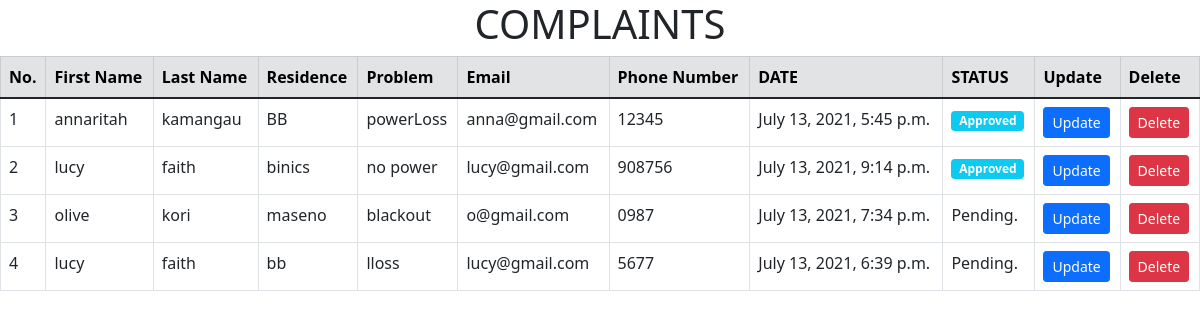
Page /admin_panel/ on the committed database.
### complaint/models.py (models this page shows, shortened)
class Complaint(models.Model):
    first_name = models.CharField(max_length=30)
    last_name = models.CharField(max_length=30)
    residence = models.CharField(max_length=50)
    problem = models.CharField(max_length=50)
    email = models.CharField(max_length=50)
    phone_number = models.CharField(max_length=20)
    date = models.DateTimeField(auto_now_add=True)
    status = models.CharField(max_length=50, default= '')

### complaint/views.py (the view)
# urls.py: path('admin_panel/', views.admin_panel, name='admin_panel'),
def admin_panel(request):
    mydata = Complaint.objects.all().values()
    context = {'mymembers': mydata}
    return render(request, 'electricity/admin_panel.html', context)

### complaint/templates/electricity/admin_panel.html (shortened to what this page needs)
{% load static %}
<!DOCTYPE html>
<html lang="en">
<head>
	<link rel="stylesheet" href="{% static 'bootstrap.min.css' %}">
</head>
<body>
	<h1 style="text-align: center;">COMPLAINTS</h1>
</body>
</html>
	<table class="table table-condensed table-bordered">
		<thead>
			<tr class="table-secondary">
                <th>No.</th>
				<th>First Name</th>
				<th>Last Name</th>
				<th>Residence</th>
                <th>Problem</th>
				<th>Email</th>
				<th>Phone Number</th>
				<th>DATE</th>
				<th>STATUS</th>
				<th>Update</th>
				<th>Delete</th>
			</tr>
			</thead>
			{% for x in mymembers %}
				<tr>
					<td>{{forloop.counter}}</td>
                   <td>{{ x.first_name}}</td>
				   <td>{{ x.last_name}}</td>
				   <td>{{ x.residence}}</td>
				   <td>{{ x.problem}}</td>
				   <td>{{ x.email}}</td>
				   <td>{{ x.phone_number}}</td>
				   <td>{{ x.date}}</td>
				   <td>{% if x.status == "" %}Pending.{% else %}<span class="badge bg-info">{{ x.status }}</span>{% endif %}</td>
				   <td><a href="{% url 'edit' x.id %}" class="btn btn-primary btn-sm">Update</a></td>
				   <td><a href="{% url 'delete' x.id %}" class="btn btn-danger btn-sm">Delete </a></td>
				</tr>
		    {%endfor%}
			</table>
</body>
</html>

### rows in the picture
Complaint: first_name "annaritah", last_name "kamangau", residence "BB", problem "powerLoss", email "anna@gmail.com", phone_number "12345", date "July 13, 2021, 5:45 p.m.", status "Approved"
Complaint: first_name "lucy", last_name "faith", residence "binics", problem "no power", email "lucy@gmail.com", phone_number "908756", date "July 13, 2021, 9:14 p.m.", status "Approved"
Complaint: first_name "olive", last_name "kori", residence "maseno", problem "blackout", email "o@gmail.com", phone_number "0987", date "July 13, 2021, 7:34 p.m.", status "Pending."
Complaint: first_name "lucy", last_name "faith", residence "bb", problem "lloss", email "lucy@gmail.com", phone_number "5677", date "July 13, 2021, 6:39 p.m.", status "Pending."
